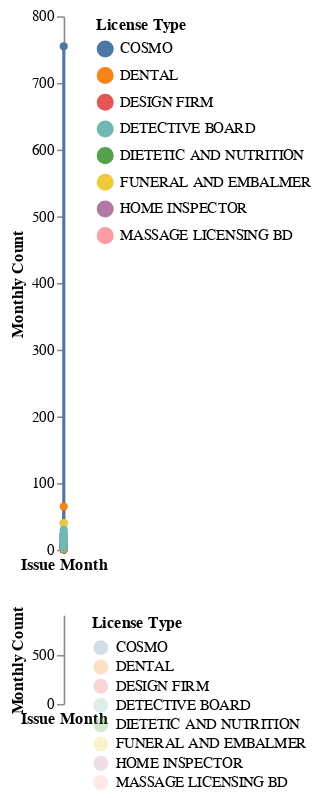

Notebook code for this chart:
### Code cell
# Focus + Context Zoomable Time-Series (top 8 license types)
# Builds timeseries_chart used later for export.
import pandas as _pd, numpy as _np
# Ensure original DF present
if 'df' not in globals():
    url = 'https://github.com/UIUC-iSchool-DataViz/is445_data/raw/main/licenses_fall2022.csv'
    df = _pd.read_csv(url)
# Parse date column robustly
date_col = None
for c in ['Original Issue Date','Issue Date','IssueDate','OriginalIssueDate']:
    if c in df.columns: date_col = c; break
if date_col is None: raise ValueError('No recognizable issue date column found.')
df['_IssueDT'] = _pd.to_datetime(df[date_col], errors='coerce')
df['IssueMonth'] = df['_IssueDT'].dt.to_period('M').dt.to_timestamp()
month_counts = (df.dropna(subset=['IssueMonth','License Type'])
                 .groupby(['IssueMonth','License Type']).size()
                 .reset_index(name='count'))
# Limit to top 8 overall license types for clarity
top8 = month_counts.groupby('License Type')['count'].sum().sort_values(ascending=False).head(8).index.tolist()
month_top = month_counts[month_counts['License Type'].isin(top8)]
# Simplify legend selection to avoid duplicate internal signal generation with layered marks.
legend_sel = alt.selection_point(fields=['License Type'], bind='legend')
# Brush for focus+context zoom
brush = alt.selection_interval(encodings=['x'])
base_ts = alt.Chart(month_top).encode(
    x=alt.X('IssueMonth:T', title='Issue Month'),
    y=alt.Y('count:Q', title='Monthly Count'),
    color=alt.Color('License Type:N', title='License Type'),
    tooltip=[
        alt.Tooltip('IssueMonth:T', title='Issue Month'),
        alt.Tooltip('License Type:N', title='License Type'),
        alt.Tooltip('count:Q', title='Count')
    ]
)
# Remove point layering (point=True) to prevent duplicated selection signals in layered marks.
detail = base_ts.mark_line().add_params(legend_sel).transform_filter(brush).properties(height=360, width='container')
overview = base_ts.mark_area(opacity=0.25).add_params(brush).properties(height=60, width='container')
# Compose
timeseries_chart = alt.vconcat(detail, overview).resolve_scale(color='independent')
timeseries_chart

### Figure 1 — Vega-Lite specification as saved in the notebook (floating-point values rounded to 4 significant figures; data arrays with more than 128 entries replaced by an {"elided": "..."} marker saying what was removed)
{"config": {"view": {"continuousWidth": 300, "continuousHeight": 300}}, "vconcat": [{"mark": {"type": "line", "point": true}, "encoding": {"color": {"field": "License Type", "title": "License Type", "type": "nominal"}, "tooltip": [{"field": "IssueMonth", "title": "Issue Month", "type": "temporal"}, {"field": "License Type", "title": "License Type", "type": "nominal"}, {"field": "count", "title": "Count", "type": "quantitative"}], "x": {"field": "IssueMonth", "title": "Issue Month", "type": "temporal"}, "y": {"field": "count", "title": "Monthly Count", "type": "quantitative"}}, "height": 360, "name": "view_fc38f9ef36a6ce7e_0", "transform": [{"filter": {"param": "brush"}}], "width": "container"}, {"mark": {"type": "area", "opacity": 0.25}, "encoding": {"color": {"field": "License Type", "title": "License Type", "type": "nominal"}, "tooltip": [{"field": "IssueMonth", "title": "Issue Month", "type": "temporal"}, {"field": "License Type", "title": "License Type", "type": "nominal"}, {"field": "count", "title": "Count", "type": "quantitative"}], "x": {"field": "IssueMonth", "title": "Issue Month", "type": "temporal"}, "y": {"field": "count", "title": "Monthly Count", "type": "quantitative"}}, "height": 60, "name": "view_31d699e5571c78dd_1", "width": "container"}], "data": {"name": "data-538b92bb564df7bcd754a3e43a3cfbdf"}, "params": [{"name": "selectType", "select": {"type": "point", "fields": ["License Type"], "toggle": true}, "bind": "legend", "views": ["view_fc38f9ef36a6ce7e_0"]}, {"name": "brush", "select": {"type": "interval", "encodings": ["x"]}, "views": ["view_31d699e5571c78dd_1"]}], "resolve": {"scale": {"color": "independent"}}, "$schema": "https://vega.github.io/schema/vega-lite/v6.1.0.json", "datasets": {"data-538b92bb564df7bcd754a3e43a3cfbdf": {"elided": "1841 records"}}}
